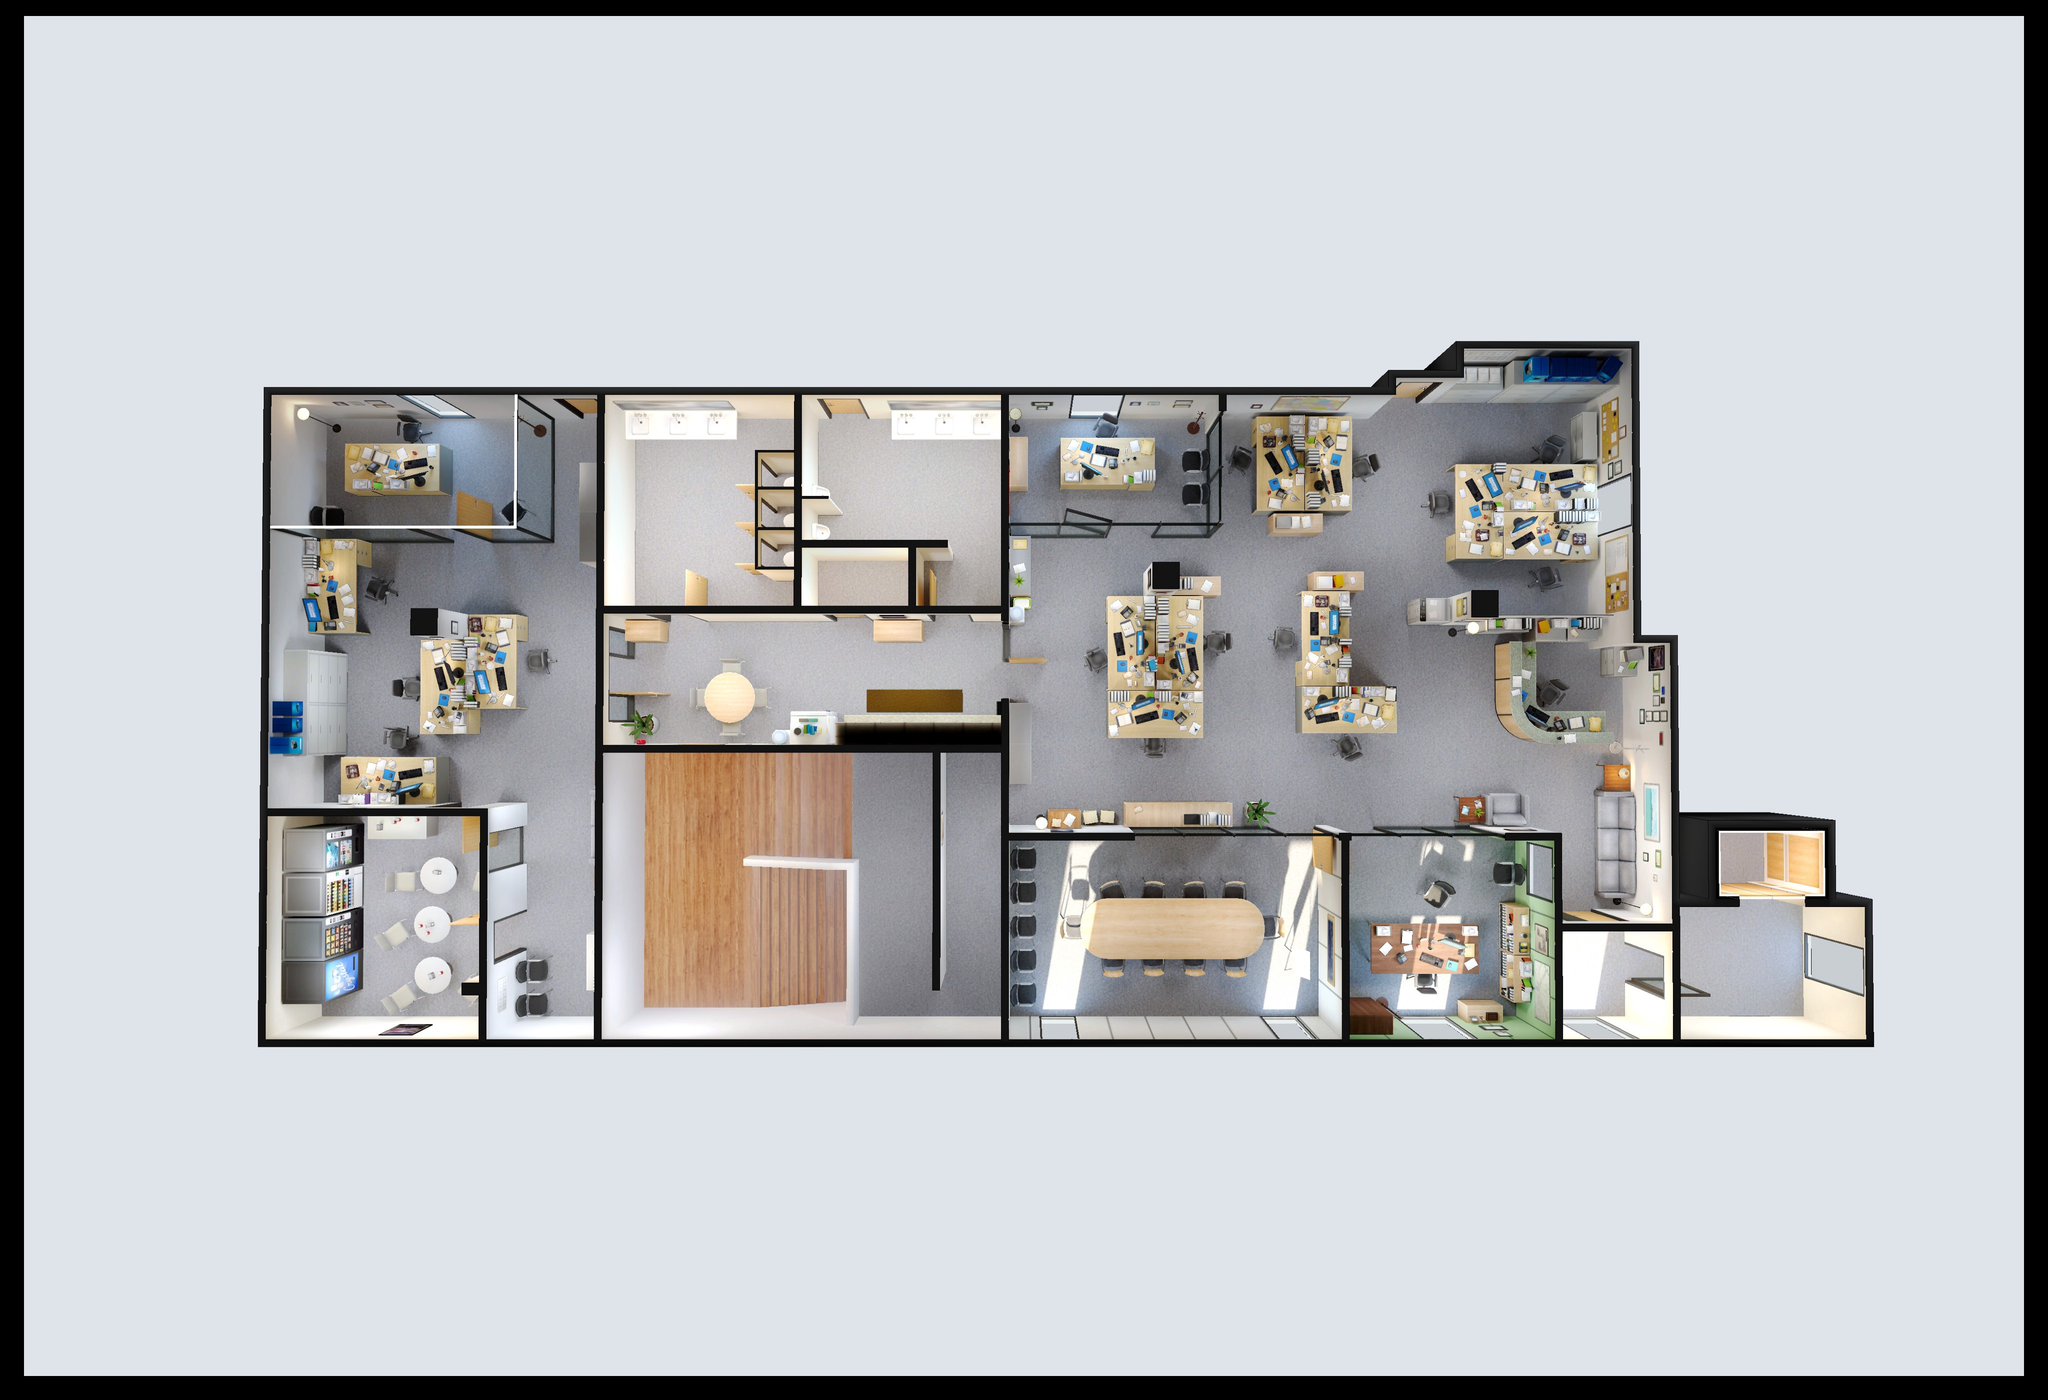

This game map was drawn from its Tiled (.tmx) file and the tilesets committed beside it. A one-line description and the trimmed map source follow:
An orthogonal 256x175 tile map with 16x16 px tiles, 1 tile layer (textures) and 82 objects (81x wall, playerSpawn).

<map version="1.4" tiledversion="1.4.1" orientation="orthogonal" renderorder="right-down" width="256" height="175" tilewidth="16" tileheight="16" infinite="0" nextlayerid="3" nextobjectid="89">
 <tileset firstgid="1" name="office" tilewidth="16" tileheight="16" tilecount="42500" columns="250">
  <image source="../resource/img/textures/Spire Sheets/Texture Spirtes/office.jpeg" width="4000" height="2734" />
 </tileset>
 <layer id="1" name="textures" width="256" height="175">
  <data>[44800 cells, 42500 non-empty, 42500 distinct tile ids]</data>
 </layer>
 <objectgroup id="2" name="walls">
  <object id="1" name="wall" x="529" y="775" width="116" height="1319" />
  <object id="2" name="wall" x="645" y="1655" width="81" height="322" />
  <object id="3" name="wall" x="961" y="1619" width="88" height="210" />
  <object id="4" name="wall" x="968" y="1927" width="126" height="107" />
  <object id="5" name="wall" x="645" y="2034" width="3101" height="60" />
  <object id="6" name="wall" x="2002" y="1668" width="61" height="366" />
  <object id="7" name="wall" x="2123" y="1824" width="449" height="65" />
  <object id="9" name="wall" x="2171" y="1800" width="345" height="24" />
  <object id="10" name="wall" x="2199" y="1764" width="296" height="36" />
  <object id="11" name="wall" x="2172" y="1889" width="351" height="30" />
  <object id="12" name="wall" x="2203" y="1919" width="292" height="32" />
  <object id="13" name="wall" x="2635" y="1667" width="63" height="367" />
  <object id="14" name="wall" x="2741" y="1848" width="218" height="98" />
  <object id="15" name="wall" x="2846" y="1760" width="65" height="56" />
  <object id="17" name="wall" x="3000" y="1681" width="125" height="353" />
  <object id="18" name="wall" x="2987" y="1724" width="13" height="43" />
  <object id="19" name="wall" x="3008" y="1652" width="117" height="29" />
  <object id="20" name="wall" x="2750" y="1649" width="258" height="23" />
  <object id="21" name="wall" x="2910" y="1585" width="149" height="64" />
  <object id="22" name="wall" x="3248" y="1268" width="107" height="630" />
  <object id="23" name="wall" x="3188" y="1529" width="59" height="262" />
  <object id="25" name="wall" x="3248" y="1969" width="111" height="64" />
  <object id="26" name="wall" x="2592" y="1376" width="207" height="91" />
  <object id="27" name="wall" x="2592" y="1182" width="118" height="194" />
  <object id="28" name="wall" x="2536" y="1255" width="57" height="50" />
  <object id="29" name="wall" x="2605" y="1134" width="113" height="39" />
  <object id="30" name="wall" x="2662" y="1467" width="64" height="55" />
  <object id="31" name="wall" x="2212" y="1192" width="194" height="284" />
  <object id="32" name="wall" x="2290" y="1124" width="70" height="23" />
  <object id="33" name="wall" x="2286" y="1147" width="171" height="45" />
  <object id="34" name="wall" x="2407" y="1261" width="57" height="50" />
  <object id="35" name="wall" x="2281" y="1477" width="57" height="40" />
  <object id="36" name="wall" x="2166" y="1297" width="46" height="50" />
  <object id="37" name="wall" x="2002" y="1395" width="61" height="273" />
  <object id="38" name="wall" x="2063" y="1648" width="184" height="33" />
  <object id="39" name="wall" x="2247" y="1603" width="217" height="51" />
  <object id="40" name="wall" x="2247" y="1654" width="319" height="22" />
  <object id="41" name="wall" x="2247" y="1676" width="23" height="5" />
  <object id="42" name="wall" x="2629" y="1650" width="40" height="17" />
  <object id="43" name="wall" x="2491" y="1603" width="38" height="35" />
  <object id="44" name="wall" x="2503" y="837" width="201" height="192" />
  <object id="45" name="wall" x="2704" y="905" width="57" height="60" />
  <object id="46" name="wall" x="2737" y="740" width="55" height="50" />
  <object id="47" name="wall" x="2527" y="1029" width="112" height="41" />
  <object id="48" name="wall" x="645" y="775" width="2092" height="62" />
  <object id="49" name="wall" x="2458" y="880" width="45" height="61" />
  <object id="50" name="wall" x="2737" y="790" width="22" height="25" />
  <object id="51" name="wall" x="2759" y="790" width="12" height="12" />
  <object id="52" name="wall" x="2737" y="815" width="12" height="12" />
  <object id="53" name="wall" x="2759" y="802" width="8" height="9" />
  <object id="54" name="wall" x="2771" y="790" width="8" height="9" />
  <object id="55" name="wall" x="2749" y="815" width="6" height="7" />
  <object id="56" name="wall" x="2737" y="827" width="6" height="5" />
  <object id="57" name="wall" x="2792" y="740" width="382" height="66" />
  <object id="59" name="wall" x="3174" y="740" width="106" height="528" />
  <object id="60" name="wall" x="2891" y="929" width="283" height="196" />
  <object id="61" name="wall" x="3055" y="1133" width="72" height="51" />
  <object id="62" name="wall" x="2840" y="982" width="51" height="54" />
  <object id="63" name="wall" x="2814" y="1196" width="182" height="57" />
  <object id="64" name="wall" x="2929" y="1253" width="128" height="15" />
  <object id="65" name="wall" x="3057" y="1231" width="117" height="53" />
  <object id="66" name="wall" x="3201" y="1268" width="47" height="85" />
  <object id="68" name="wall" x="3174" y="1268" width="27" height="29" />
  <object id="69" name="wall" x="3073" y="1358" width="65" height="65" />
  <object id="71" name="wall" x="2991" y="1284" width="82" height="141" />
  <object id="72" name="wall" x="3073" y="1423" width="138" height="64" />
  <object id="73" name="wall" x="3050" y="1425" width="23" height="55" />
  <object id="74" name="wall" x="3029" y="1425" width="21" height="46" />
  <object id="75" name="wall" x="3015" y="1425" width="14" height="36" />
  <object id="76" name="wall" x="3004" y="1425" width="11" height="23" />
  <object id="77" name="wall" x="2998" y="1425" width="6" height="14" />
  <object id="78" name="wall" x="2002" y="1073" width="60" height="172" />
  <object id="79" name="wall" x="2002" y="837" width="17" height="236" />
  <object id="80" name="wall" x="2019" y="873" width="36" height="109" />
  <object id="81" name="wall" x="2121" y="875" width="188" height="106" />
  <object id="82" name="wall" x="2019" y="1046" width="194" height="27" />
  <object id="83" name="wall" x="2364" y="966" width="56" height="43" />
  <object id="84" name="wall" x="2363" y="900" width="57" height="43" />
  <object id="85" name="wall" x="2304" y="1045" width="132" height="30" />
  <object id="86" name="wall" x="2420" y="837" width="27" height="208" />
  <object id="87" name="wall" x="2436" y="1045" width="10" height="21" />
  <object id="88" name="playerSpawn" x="3500" y="1901" width="46" height="50" />
 </objectgroup>
</map>